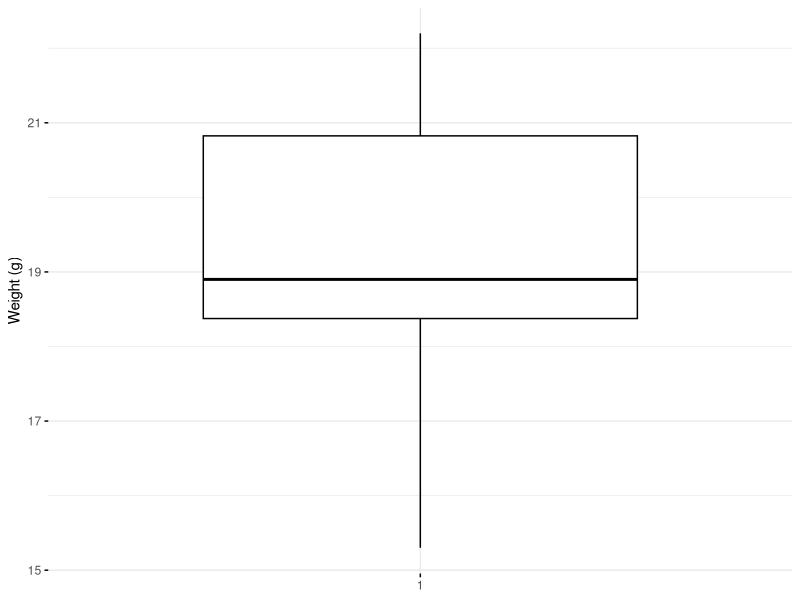
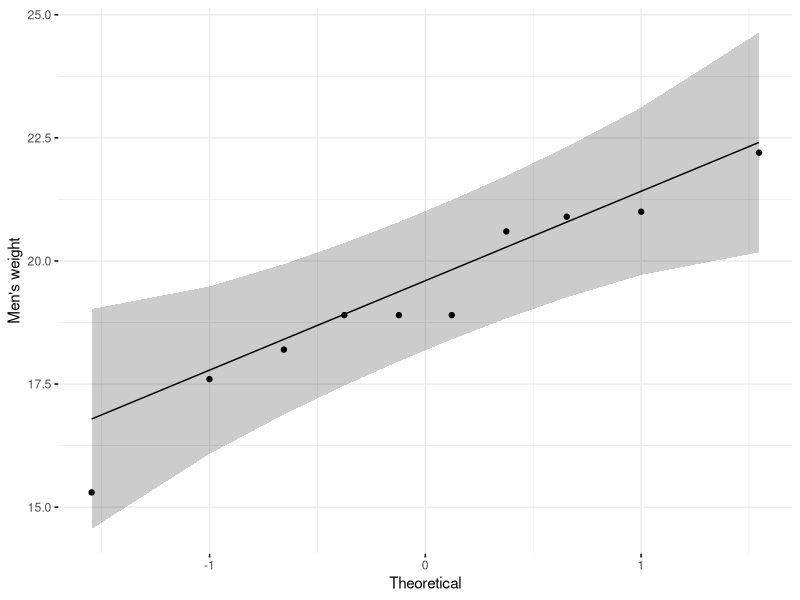
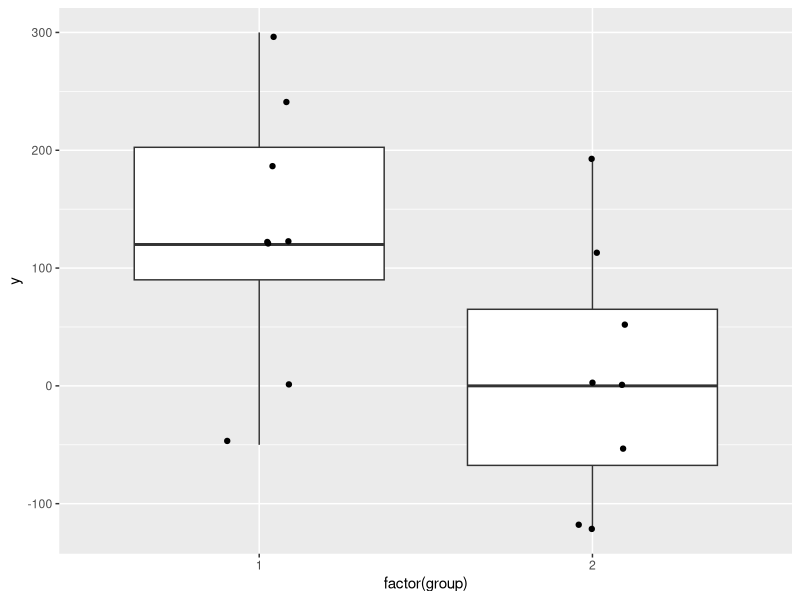
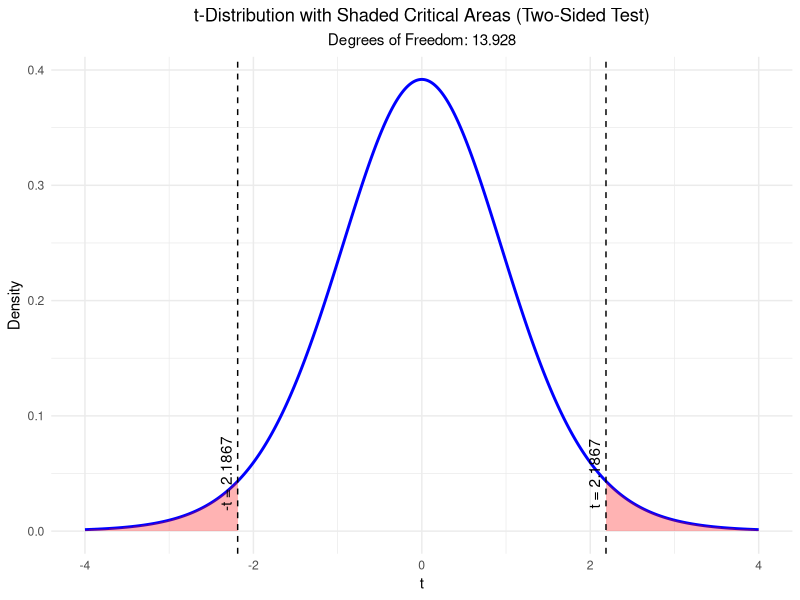

Write the R code that produced these figures, in order.
## ---- chunk 1
# binomial test
binom.test(137, 1000, p = 0.04, alternative = "greater")
## ---- chunk 2
binom.test(137, 1000, p = 0.04, alternative = "two.sided")
## ---- chunk 3
binom.test(137, 1000, p = 0.04, alternative = "two.sided", conf.level = 0.86)
## ---- chunk 4
set.seed(443)
heads <- rbinom(1, size = 100,
prob = 0.5) # create a sample with known probability
prop.test(heads, 100,
conf.level = 0.94, p = 0.5) # continuity correction TRUE by default
prop.test(heads, 100,
correct = FALSE, conf.level = 0.94, p = 0.5) # no continuity correction
## ---- chunk 5
# Data from Fleiss (1981), p. 139.
# H0: The null hypothesis is that the four populations from which
#     the patients were drawn have the same true proportion of smokers.
# H1: The alternative is that this proportion is different in at
#     least one of the populations.

smokers  <- c(83, 90, 129, 70)
patients <- c(86, 93, 136, 82)
prop.test(smokers, patients)
## ---- chunk 6
set.seed(1234)
my_data <- data.frame(
  name = paste0(rep("M_", 10), 1:10),
  weight = round(rnorm(10, 20, 2), 1)
)
head(my_data, 10)
summary(my_data$weight)

library(ggpubr)
ggboxplot(my_data$weight, 
          ylab = "Weight (g)", xlab = FALSE,
          ggtheme = theme_minimal())

ggqqplot(my_data$weight, ylab = "Men's weight",
         ggtheme = theme_minimal())

t.test(my_data$weight, mu = 25,
       alternative = "two.sided", conf.level = 0.94)

t.test(my_data$weight, mu = 25,
       alternative = "less", conf.level = 0.94)

t.test(my_data$weight, mu = 25,
       alternative = "greater", conf.level = 0.94)
## ---- chunk 7
(y1 <- c(-.5, 0, 1.2, 1.2, 1.2, 1.9, 2.4, 3) * 100)
(y2 <- c(-1.2, -1.2, -.5, 0, 0, .5, 1.1, 1.9) * 100)

length(y1)
length(y2)

data <- data.frame(y1, y2)
psych::describe(data)

# Boxplot:
data.frame(y = c(y1, y2), group = c(rep(1, 8), rep(2, 8))) %>%
  ggplot(aes(x = factor(group), y = y)) +  # Use factor for discrete x-axis
  geom_boxplot() +                        # Add boxplot layer
  geom_jitter(width = 0.1)                # Add jitter for individual
# -> Visually, there seems to be a difference between the two groups.

t.test(y1, y2, conf.level = 0.93)
## ---- chunk 8
# Load ggplot2
library(ggplot2)

# Define degrees of freedom
df <- 13.928

# Define the range for x and the critical t-values
x <- seq(-4, 4, length.out = 500)
critical_t <- 2.1867

# Create a data frame with x and corresponding density values
t_dist <- data.frame(
  x = x,
  density = dt(x, df)
)

# Plot the t-distribution with shaded tail areas
ggplot(t_dist, aes(x = x, y = density)) +
  # Add the main t-distribution curve
  geom_line(linewidth = 1, color = "blue") +
  # Add shaded areas below the curve outside the critical t-values
  geom_ribbon(
    data = subset(t_dist, x < -critical_t),
    aes(ymin = 0, ymax = density),
    fill = "red",
    alpha = 0.3
  ) +
  geom_ribbon(
    data = subset(t_dist, x > critical_t),
    aes(ymin = 0, ymax = density),
    fill = "red",
    alpha = 0.3
  ) +
  # Add vertical lines for the critical t-values
  geom_vline(xintercept = c(-critical_t, critical_t), 
          linetype = "dashed", color = "black") +
  # Annotate the critical t-values
  annotate("text", x = -critical_t, y = 0.05,
           label = paste0("-t = ", critical_t), angle = 90, vjust = -0.5) +
  annotate("text", x = critical_t, y = 0.05,
           label = paste0("t = ", critical_t), angle = 90, vjust = -0.5) +
  # Add labels and style
  labs(
    title = "t-Distribution with Shaded Critical Areas (Two-Sided Test)",
    subtitle = paste("Degrees of Freedom:", df),
    x = "t",
    y = "Density"
  ) +
  theme_minimal() +
  theme(
    plot.title = element_text(hjust = 0.5),  # Center the title
    plot.subtitle = element_text(hjust = 0.5)  # Center the subtitle
  )

# p-value manually:
pt(-2.1867, df) * 2
